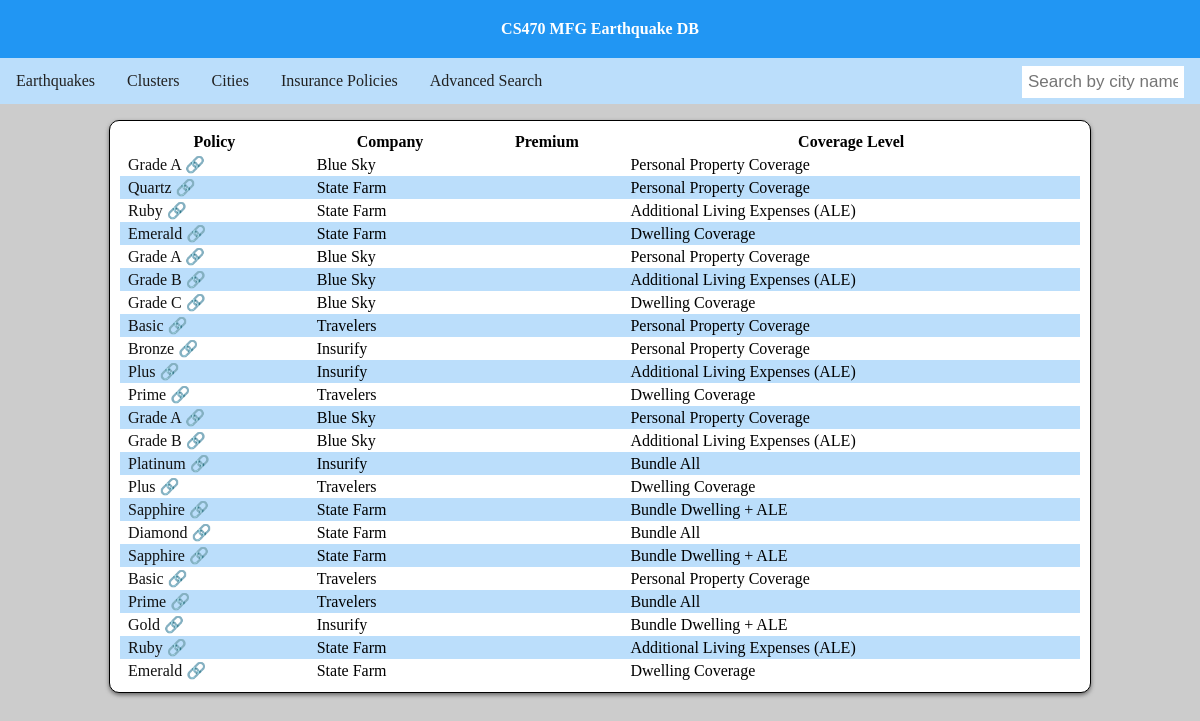
The app's page /policies.php with its own data.
### tables this page shows
CREATE TABLE policy (
   id           INT NOT NULL auto_increment,
   policy_name  VARCHAR(50) NOT NULL,
   company_name VARCHAR(50) NOT NULL,
   premium      FLOAT DEFAULT NULL,
   type_id      INT NOT NULL,
 
   PRIMARY KEY(id),
   FOREIGN KEY(type_id) REFERENCES policy_type(id)
);

CREATE TABLE policy_type (
   id INT NOT NULL auto_increment,
   type_name VARCHAR(50),
   price_modifier FLOAT NOT NULL,
   
   PRIMARY KEY(id)
);

### public_html/policies.php (the view, shortened to what this page needs)
<?php
    if(isset($_GET[id]) && is_numeric($_GET[id])) {
        $query = "SELECT policy_name, company_name, premium, type_name FROM policy JOIN policy_type ON policy.type_id = policy_type.id WHERE policy.id = $_GET[id]";
        $result = mysqli_query($connection, $query);
        $result = mysqli_fetch_array($result);
        $queryCities = "SELECT name FROM policies_in_cities JOIN city ON policies_in_cities.cityID = city.id WHERE policyID = $_GET[id]";
        $queryCities = mysqli_query($connection, $queryCities);
        $content .= "<h2>Looking for a policy?</h2><p>Protect YOUR property with the $result[policy_name] Seismic Activity Insurance Policy from $result[company_name], now only \$$result[premium] a year! Coverage level: $result[type_name]<input type=\"button\" value=\"Buy now!\"></p>
        <p>Maybe you already have this policy, and you're thinking on moving! This policy is also available in the following cities:</p>
        <ul>";
        while($row = mysqli_fetch_array($queryCities)) {
            $content .= "<li>$row[name]</li>";
        }
        $content .= "</ul>";
    }
    else {
        $query = "SELECT policy.id, policy_name, company_name, premium, type_name FROM policy JOIN policy_type ON policy.type_id = policy_type.id ORDER BY policy.id ASC;";
        $result = mysqli_query($connection, $query);
        $content .= "<table><tr><th>Policy</th><th>Company</th><th>Premium</th><th>Coverage Level</th></tr>";
        while ($row = mysqli_fetch_array($result))
        {
            $content .= "<tr><td><a href=\"?id=$row[id]\">$row[policy_name]</a></td><td>$row[company_name]</td><td>$row[premium]</td><td>$row[type_name]</td></tr>";
        }
    }
    include('includes/template.php');
    ?>

### public_html/includes/template.php (shortened to what this page needs)
<!DOCTYPE html>
<html lang="eng">
    <head>
        <link rel="stylesheet" href="css/main.css">
    </head>
    <body>
        <h1><a href="index.php">CS470 MFG Earthquake DB</a></h1>
        <div class="nav_menu">
            <a href="earthquakes.php">Earthquakes</a>
            <a href="clusters.php">Clusters</a>
            <a href="city.php">Cities</a>
            <a href="policies.php">Insurance Policies</a>
            <a href="search.php">Advanced Search</a>
           <form action="city.php" method="get"><input name="cityname" type="text" placeholder="Search by city name..."></form>
        </div>
        <div id="main">
<?php print($content); ?>
        </div>
    </body>
</html>

### public_html/css/main.css (style rules this page uses)
body { background: #ccc; margin: 0; padding: 0; }
div#main { background: #fff; border: 1px solid #000; border-spacing: 0; border-radius: 10px; box-shadow: 0px 2px 4px #666; margin: 1em auto; width: 80%; padding: 10px; }
#main a:visited, #main a { color: #111; text-decoration: none; }
#main a:after { content: " 🔗"; }
h1 { color: #fff; background-color: #2196f3; font-size: 1em; margin: 0; padding: 20px; text-align: center; }
h1 a { color: #fff; text-decoration: none; }
.nav_menu { overflow: hidden; background-color: #bbdefb; }
.nav_menu a { float: left; display: block; color: #212121; text-align: center; padding: 14px 16px; text-decoration: none; }
.nav_menu input[type=text] { border: none; float: right; font-size: 17px; margin: 8px 16px 0 0; padding: 6px; }
table { border-spacing: 0; padding: 0; width: 100%; }
tr { border: 0; margin: 0; padding: 0; }
td, th { margin: 0; padding: 2px 8px; }
tr:nth-child(2n+3) { background: #bbdefb; }
input, select { margin: 2px; }
input[type=text] { width: 150px; }

### records on screen
policy: policy_name "Grade A", company_name "Blue Sky", type.type_name "Personal Property Coverage"
policy: policy_name "Quartz", company_name "State Farm", type.type_name "Personal Property Coverage"
policy: policy_name "Ruby", company_name "State Farm", type.type_name "Additional Living Expenses (ALE)"
policy: policy_name "Emerald", company_name "State Farm", type.type_name "Dwelling Coverage"
policy: policy_name "Grade A", company_name "Blue Sky", type.type_name "Personal Property Coverage"
policy: policy_name "Grade B", company_name "Blue Sky", type.type_name "Additional Living Expenses (ALE)"
policy: policy_name "Grade C", company_name "Blue Sky", type.type_name "Dwelling Coverage"
policy: policy_name "Basic", company_name "Travelers", type.type_name "Personal Property Coverage"
policy: policy_name "Bronze", company_name "Insurify", type.type_name "Personal Property Coverage"
policy: policy_name "Plus", company_name "Insurify", type.type_name "Additional Living Expenses (ALE)"
policy: policy_name "Prime", company_name "Travelers", type.type_name "Dwelling Coverage"
policy: policy_name "Grade A", company_name "Blue Sky", type.type_name "Personal Property Coverage"
policy: policy_name "Grade B", company_name "Blue Sky", type.type_name "Additional Living Expenses (ALE)"
policy: policy_name "Platinum", company_name "Insurify", type.type_name "Bundle All"
policy: policy_name "Plus", company_name "Travelers", type.type_name "Dwelling Coverage"
policy: policy_name "Sapphire", company_name "State Farm", type.type_name "Bundle Dwelling + ALE"
policy: policy_name "Diamond", company_name "State Farm", type.type_name "Bundle All"
policy: policy_name "Sapphire", company_name "State Farm", type.type_name "Bundle Dwelling + ALE"
policy: policy_name "Basic", company_name "Travelers", type.type_name "Personal Property Coverage"
policy: policy_name "Prime", company_name "Travelers", type.type_name "Bundle All"
policy: policy_name "Gold", company_name "Insurify", type.type_name "Bundle Dwelling + ALE"
policy: policy_name "Ruby", company_name "State Farm", type.type_name "Additional Living Expenses (ALE)"
policy: policy_name "Emerald", company_name "State Farm", type.type_name "Dwelling Coverage"
